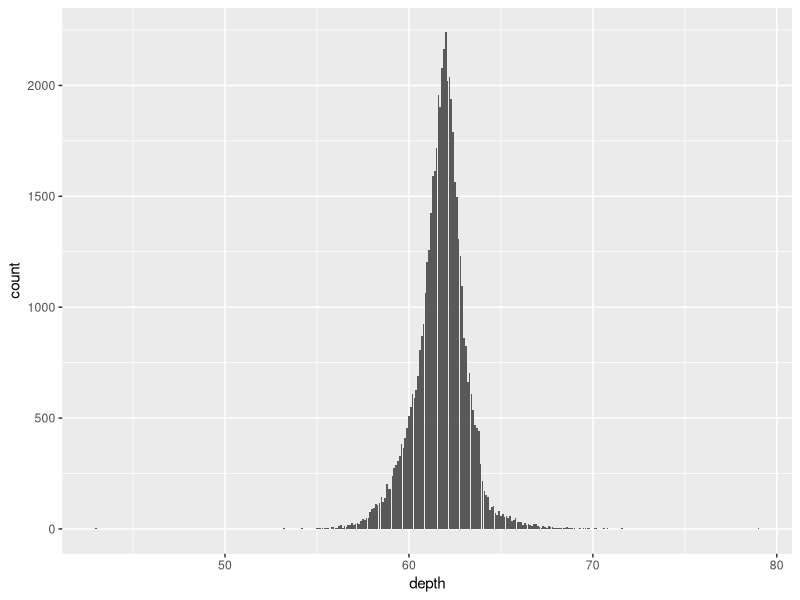

This chart was generated by the following R code:
library(ggplot2)
ggplot(data = diamonds)+
  stat_count(mapping=aes(x=depth))
# used raw data and need to compute counts, you can use stat_count
